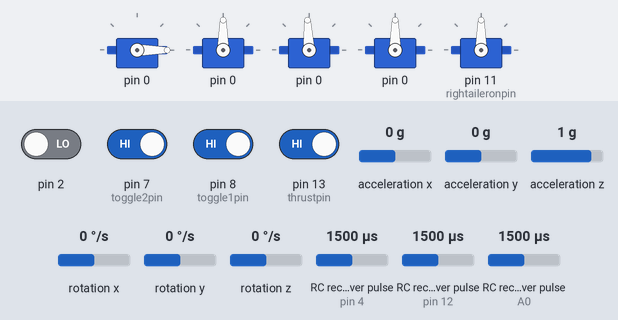
Simulated run of this sketch. Board: Arduino Uno, built with avr-gcc and run on an emulated ATmega328P. Parts: 5 × servo. Wiring (inferred from the names in the program): 3 × RC receiver channel: data pin 4 / data pin 12 / data A0. Inputs (shaded band) come from the test bench; at power-on: pin 7 (toggle2pin), pin 8 (toggle1pin), pin 13 (thrustpin) HIGH, pin 2 LOW, acceleration x 0 g, RC receiver pulse (sensors on pin 4, pin 12, A0) 1500 µs, acceleration y 0 g, acceleration z 1 g, rotation x 0 °/s, rotation y 0 °/s, rotation z 0 °/s. The sensor or clock chip raises its interrupt line as the real part does; what the sketch prints to the serial monitor is not drawn.

Above: at 1.7 s.
1.8 s: acceleration x set to -1.4 g
At 2.47 s:
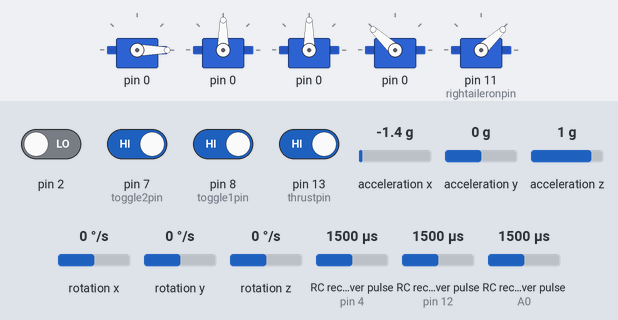
4.8 s: RC receiver pulse (sensor on pin 4) set to 1250 µs
7.8 s: RC receiver pulse (sensor on pin 12) set to 1020 µs
At 9.69 s:
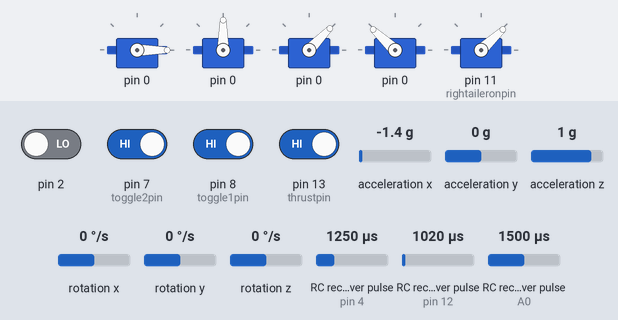
10.8 s: acceleration y set to -1.4 g
At 12.15 s:
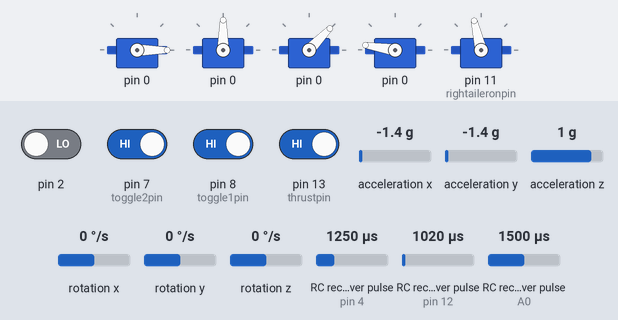
13.8 s: RC receiver pulse (sensor on A0) set to 1250 µs
16.8 s: pin 13 (thrustpin) driven LOW
At 17.01 s:
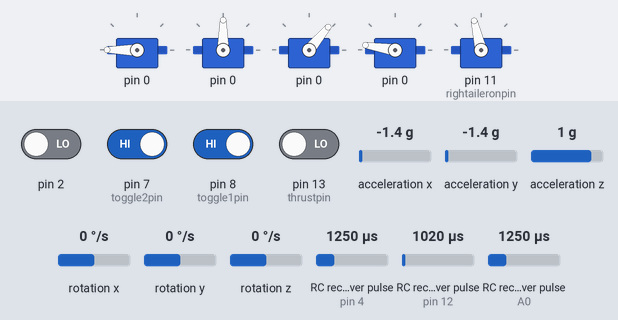
Timing chart, 0 to 20.8 s (numbered marks = the images above; inputs shaded):
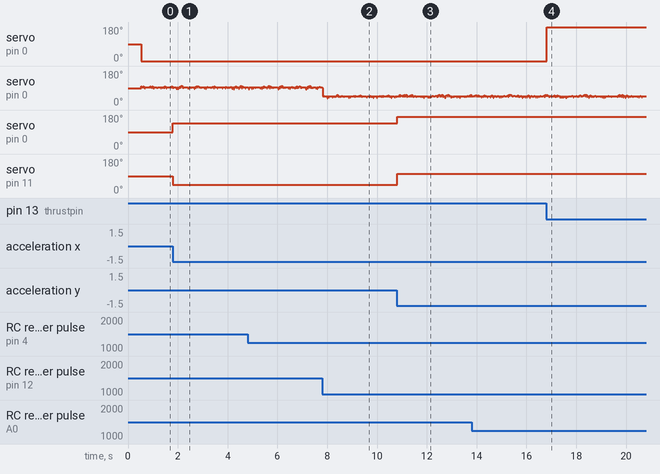

The sketch:

autopilot_for_elivon_RC_plane.ino
```cpp
float pitchkp =50  , pitchkd = 0 , pitchki =0;
float rollkp =50  , rollkd = 0 , rollki =0;

int motorpin , rudderpin , elevatorpin , leftaileronpin , rightaileronpin=11 ;
int yawpin = 12 , pitchpin = A0 , rollpin = 4 , thrustpin = 13 , toggle1pin = 8 , toggle2pin = 7;
float minpitchrec=1000 , maxpitchrec = 2000 , minpitch = -50 , maxpitch = 50 ;
float minrollrec=1000 , maxrollrec = 2000 , minroll = -60 , maxroll = 60 ;


float pitche_old,rolle_old,pitchE,rollE;
#include <Servo.h>
Servo motor;
Servo leftaileron;
Servo rightaileron;
Servo elevator;
Servo rudder;
int yaw=0 , pitch=1 , roll=2 , thrust=3 , toggle1=4 , toggle2=5 ;
#include "I2Cdev.h"
#include "MPU6050_6Axis_MotionApps20.h"
#include "Wire.h"
MPU6050 mpu;

bool dmpReady = false;  // set true if DMP init was successful
uint8_t mpuIntStatus;   // holds actual interrupt status byte from MPU
uint8_t devStatus;      // return status after each device operation (0 = success, !0 = error)
uint16_t packetSize;    // expected DMP packet size (default is 42 bytes)
uint16_t fifoCount;     // count of all bytes currently in FIFO
uint8_t fifoBuffer[64]; // FIFO storage buffer

Quaternion q;           // [w, x, y, z]         quaternion container
VectorFloat gravity;    // [x, y, z]            gravity vector
float ypr[3];           // [yaw, pitch, roll]   yaw/pitch/roll container and gravity vector
volatile bool mpuInterrupt = false;     // indicates whether MPU interrupt pin has gone high


#include <PinChangeInt.h>
volatile unsigned long lastpulsetime[6] ;
volatile unsigned long firstpulsetime[6];
volatile unsigned long ch[6];

////////////////////////////////////////////////////////////
////////////////////////////////////////////////////////////
void setup() {
  Serial.begin(115200);
  attachreceiver();
  startmpu();
  attachservos();
}

void loop(){
  unsigned long lch[6];
  //noInterrupts();
  for(int i=0;i<6;i++){
//    Serial.print("    ");
//    Serial.print(ch[i]);
    lch[i]=ch[i];
    }
//  Serial.println("");
  //interrupts();
  motor.writeMicroseconds(lch[thrust]);
  rudder.writeMicroseconds(lch[yaw]);

  bool autocondition = lch[toggle1]>1500;
  autocondition = true ;
  while (!mpuInterrupt && fifoCount < packetSize && autocondition ){

  }


  if(!autocondition){
    elevator.writeMicroseconds(lch[pitch]);
    rightaileron.writeMicroseconds(lch[roll]);
    leftaileron.writeMicroseconds(lch[roll]);
  }
  else {
    calculate_ypr();
    float targetpitch=map(lch[pitch],minpitchrec,maxpitchrec,minpitch,maxpitch);
    float targetroll=map(lch[roll],minrollrec,maxrollrec,minroll,maxroll);
    int pitchdelta=pitchpid(0,ypr[1]);
    int rolldelta=rollpid(0,ypr[2]);
    Serial.println(pitchdelta);
    if(pitchdelta>85||pitchdelta<-85)pitchdelta=0;
    if(rolldelta>85||rolldelta<-85)rolldelta=0;


    int leftoutput=90+rolldelta+pitchdelta;
    int rightoutput=90+rolldelta-pitchdelta;


    Serial.print(leftoutput);
    Serial.print("  ");
    Serial.println(rightoutput);
    leftaileron.write(leftoutput);
    rightaileron.write(rightoutput);
  }


}


void attachservos(){
  motor.attach(motorpin);
  elevator.attach(elevatorpin);
  rudder.attach(rudderpin);
  leftaileron.attach(leftaileronpin);
  rightaileron.attach(rightaileronpin);
}


float pitchpid(float target , float current){
  float e , e_dot , outpid ;    // error , change in error , output
  e = target - current ;     // error is required - actual
  e_dot = e - pitche_old ;        // change in error , ideally it is derivative but we just subract
  pitchE=pitchE+e ;                 // This sums up all the errors from biginning
  if(pitchE>500){                 // but check that it don't go too large
    /*Serial.println("E overflow");*/
    pitchE=0;
    }
  outpid = pitchkp*e + pitchkd*e_dot + pitchki*pitchE ;         // calculating output
  pitche_old = e ;
  return outpid ;                              // returning output for corresponding i
}
float rollpid(float target , float current){
  float e , e_dot , outpid ;    // error , change in error , output
  e = target - current ;     // error is required - actual
  e_dot = e - rolle_old ;        // change in error , ideally it is derivative but we just subract
  rollE=rollE+e ;                 // This sums up all the errors from biginning
  if(rollE>500){                 // but check that it don't go too large
    /*Serial.println("E overflow");*/
    rollE=0;
    }
  outpid = rollkp*e + rollkd*e_dot + rollki*rollE ;         // calculating output
  rolle_old = e ;
  return outpid ;                              // returning output for corresponding i
}

void attachreceiver(){
  pinMode(yawpin,INPUT);
  pinMode(pitchpin,INPUT);
  pinMode(rollpin,INPUT);
  pinMode(thrustpin,INPUT);
  pinMode(toggle1pin,INPUT);
  pinMode(toggle2pin,INPUT);
  attachPinChangeInterrupt( yawpin ,yawch , CHANGE );
  attachPinChangeInterrupt( pitchpin,pitchch , CHANGE );
  attachPinChangeInterrupt( rollpin ,rollch , CHANGE );
  attachPinChangeInterrupt( thrustpin ,thrustch , CHANGE);
  attachPinChangeInterrupt( toggle1pin ,toggle1ch , CHANGE );
  attachPinChangeInterrupt( toggle2pin ,toggle2ch , CHANGE );
}


void startmpu(){
  Wire.begin();
  Serial.println(F("Initializing I2C devices..."));
  mpu.initialize();
  Serial.println(F("Testing device connections..."));
  Serial.println(mpu.testConnection() ? F("MPU6050 connection successful") : F("MPU6050 connection failed"));
/*
  // wait for ready
  Serial.println(F("\nSend any character to begin DMP programming and demo: "));
  while (Serial.available() && Serial.read()); // empty buffer
  while (!Serial.available());                 // wait for data
  while (Serial.available() && Serial.read()); // empty buffer again
*/

    Serial.println(F("Initializing DMP..."));
    devStatus = mpu.dmpInitialize();

    // supply your own gyro offsets here, scaled for min sensitivity
    mpu.setXGyroOffset(220);
    mpu.setYGyroOffset(76);
    mpu.setZGyroOffset(-85);
    mpu.setZAccelOffset(1788); // 1688 factory default for my test chip


    if (devStatus == 0) {
        // turn on the DMP, now that it's ready
        Serial.println(F("Enabling DMP..."));
        mpu.setDMPEnabled(true);

        // enable Arduino interrupt detection
        Serial.println(F("Enabling interrupt detection (Arduino external interrupt 0)..."));
        attachInterrupt(0, dmpDataReady, RISING);
        mpuIntStatus = mpu.getIntStatus();

        // set our DMP Ready flag so the main loop() function knows it's okay to use it
        Serial.println(F("DMP ready! Waiting for first interrupt..."));
        dmpReady = true;

        // get expected DMP packet size for later comparison
        packetSize = mpu.dmpGetFIFOPacketSize();
    } else while(1);
}

void dmpDataReady() {
    mpuInterrupt = true;
}


void calculate_ypr(){
    mpuInterrupt = false;
    mpuIntStatus = mpu.getIntStatus();
    fifoCount = mpu.getFIFOCount();
    if ((mpuIntStatus & 0x10) || fifoCount == 1024) {
        mpu.resetFIFO();
        Serial.println(F("FIFO overflow!"));
    }
    else if (mpuIntStatus & 0x02) {
      while (fifoCount < packetSize) fifoCount = mpu.getFIFOCount();
        mpu.getFIFOBytes(fifoBuffer, packetSize);
        fifoCount -= packetSize;
            mpu.dmpGetQuaternion(&q, fifoBuffer);
            mpu.dmpGetGravity(&gravity, &q);
            mpu.dmpGetYawPitchRoll(ypr, &q, &gravity);
            Serial.print("ypr\t");
            Serial.print(ypr[0] * 180/M_PI);
            Serial.print("\t");
            Serial.print(ypr[1] * 180/M_PI);
            Serial.print("\t");
            Serial.println(ypr[2] * 180/M_PI);
    }

}


void yawch(){
  unsigned long now = micros();
  if(!digitalRead(yawpin)){
    lastpulsetime[yaw] = now ;
    ch[yaw]=lastpulsetime[yaw]-firstpulsetime[yaw];

  }
  else{
    firstpulsetime[yaw] = now ;
  }
}
void pitchch(){
  unsigned long now = micros();
  if(!digitalRead(pitchpin)){
    lastpulsetime[pitch] = now ;
    ch[pitch]=lastpulsetime[pitch]-firstpulsetime[pitch];
  }
  else{
    firstpulsetime[pitch] = now ;
  }
}
void rollch(){
  unsigned long now = micros();
  if(!digitalRead(rollpin)){
    lastpulsetime[roll] = now ;
    ch[roll]=lastpulsetime[roll]-firstpulsetime[roll];
    //cycle[roll] = ! cycle[roll] ;
  }
  else{
    firstpulsetime[roll] = now ;
  }
}
void thrustch(){
  unsigned long now = micros();
  if(!digitalRead(thrustpin)){
    lastpulsetime[thrust] = now ;
    ch[thrust]=lastpulsetime[thrust]-firstpulsetime[thrust];
  }
  else{
    firstpulsetime[thrust] = now ;
  }
}
void toggle1ch(){
  unsigned long now = micros();
  if(!digitalRead(toggle1pin)){
    lastpulsetime[toggle1] = now ;
    ch[toggle1]=lastpulsetime[toggle1]-firstpulsetime[toggle1];
  }
  else{
    firstpulsetime[toggle1] = now ;
  }
}
void toggle2ch(){
  unsigned long now = micros();
  if(!digitalRead(toggle2pin)){
    lastpulsetime[toggle2] = now ;
    ch[toggle2]=lastpulsetime[toggle2]-firstpulsetime[toggle2];
  }
  else{
    firstpulsetime[toggle2] = now ;
  }
}
```

Measured:
- after the input at 1.8 s, servo on pin 0: 90° → 137° at once; servo on pin 11 (rightaileronpin): 90° → 43° at once
- after the input at 10.8 s, servo on pin 0: 137° → 171° at once; servo on pin 11 (rightaileronpin): 43° → 103° at once
- after the input at 16.8 s, servo on pin 0: 0° → 180° at once
